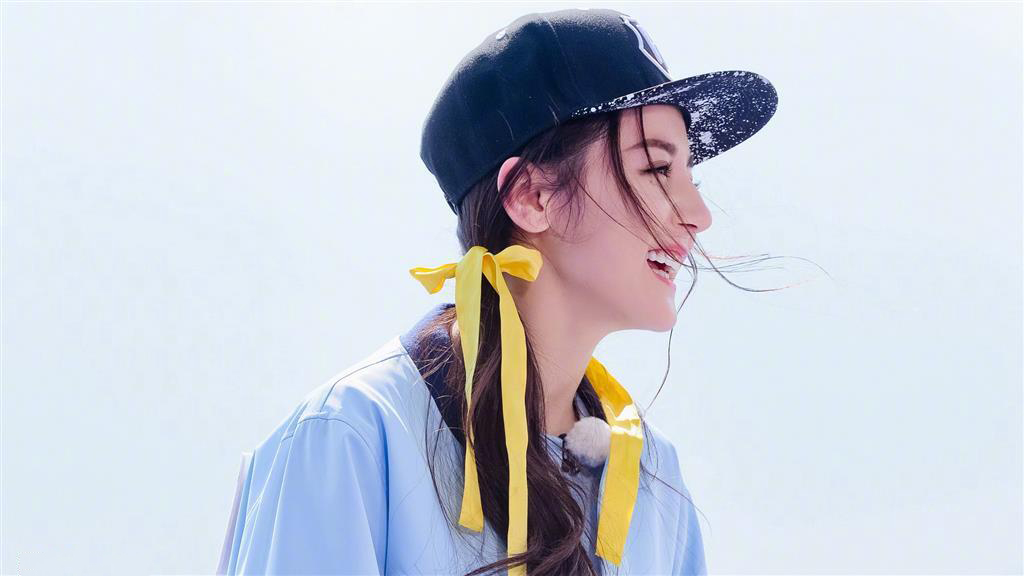
#> input picture opencv_learn/pictures/reba.jpg, 1024 x 576 px
$ python tutorial02.py
#> lines starting #> are read from the running program, lines starting #| are printed output that depends on the picture
# encoding: utf-8
"""
@author: shuxiangguo
@file: tutorial02.py
@time: 2018-12-17 02:36:34
"""

import cv2 as cv
import numpy as np


def access_pixels(image):
	print(image.shape)
	height = image.shape[0]
	width = image.shape[1]
	channels = image.shape[2]
	print("width: %s, hieght: %s, channel: %s" %(width, height, channels))

	for row in range(height):
		for col in range(width):
			for c in range(channels):
					pv = image[row, col, c]
					image[row, col, c] = 255 - pv
	cv.imshow("pixels_demo", image)


def create_image():
	# 3个通道的顺序：blue、green、red
	# img = np.zeros([400, 400, 3], np.uint8)
	# img[:, :, 0] = np.ones([400, 400])*255
	# cv.imshow("new image", img)

	# 生成单通道图像
	img = np.ones([400, 400, 1], np.uint8)
	img = img * 127
	cv.imshow("new image", img)


def inverse(image):
	dst = cv.bitwise_not(image)
	cv.imshow("inverse demo", dst)

src = cv.imread("../pictures/reba.jpg")
#> src is the input picture: shape (576, 1024, 3); mean B, G, R 215.6, 205.4, 200.8


# 创建GUI显示图片
# cv.namedWindow("input image", cv.WINDOW_AUTOSIZE)
cv.imshow("input iamge", src)

# 计时
t1 = cv.getTickCount()
# access_pixels(src)
# create_image()
inverse(src)
#> in inverse, `dst = cv.bitwise_not(image)`:
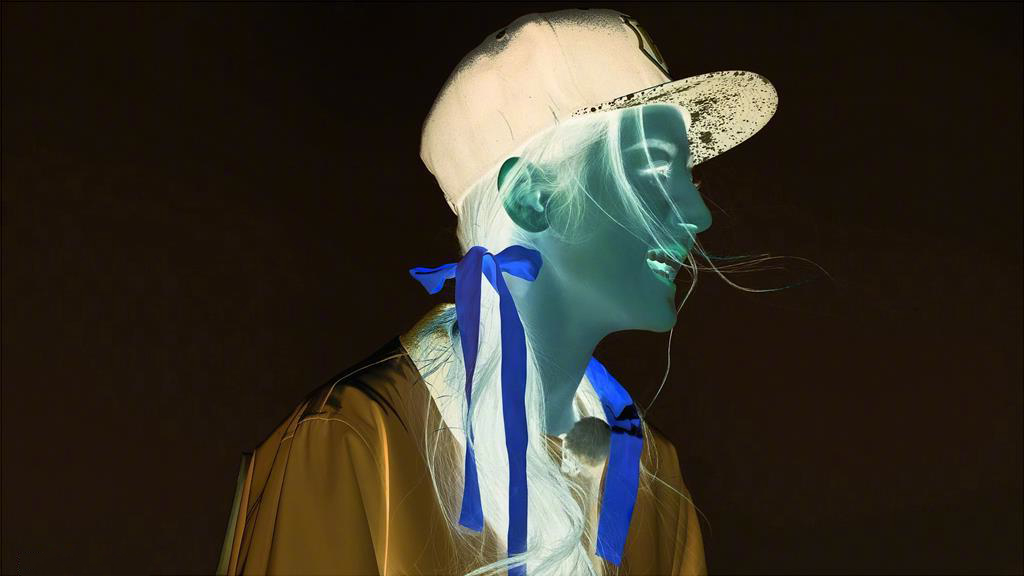
#> dst: shape (576, 1024, 3); mean B, G, R 39.4, 49.6, 54.2
t2 = cv.getTickCount()
time = (t2 - t1) / cv.getTickFrequency()
print("Time: %s ms" % time)


# 如果不设置等待多久，会等待下一个用户操作才会关掉
cv.waitKey(0)
cv.destroyAllWindows()
